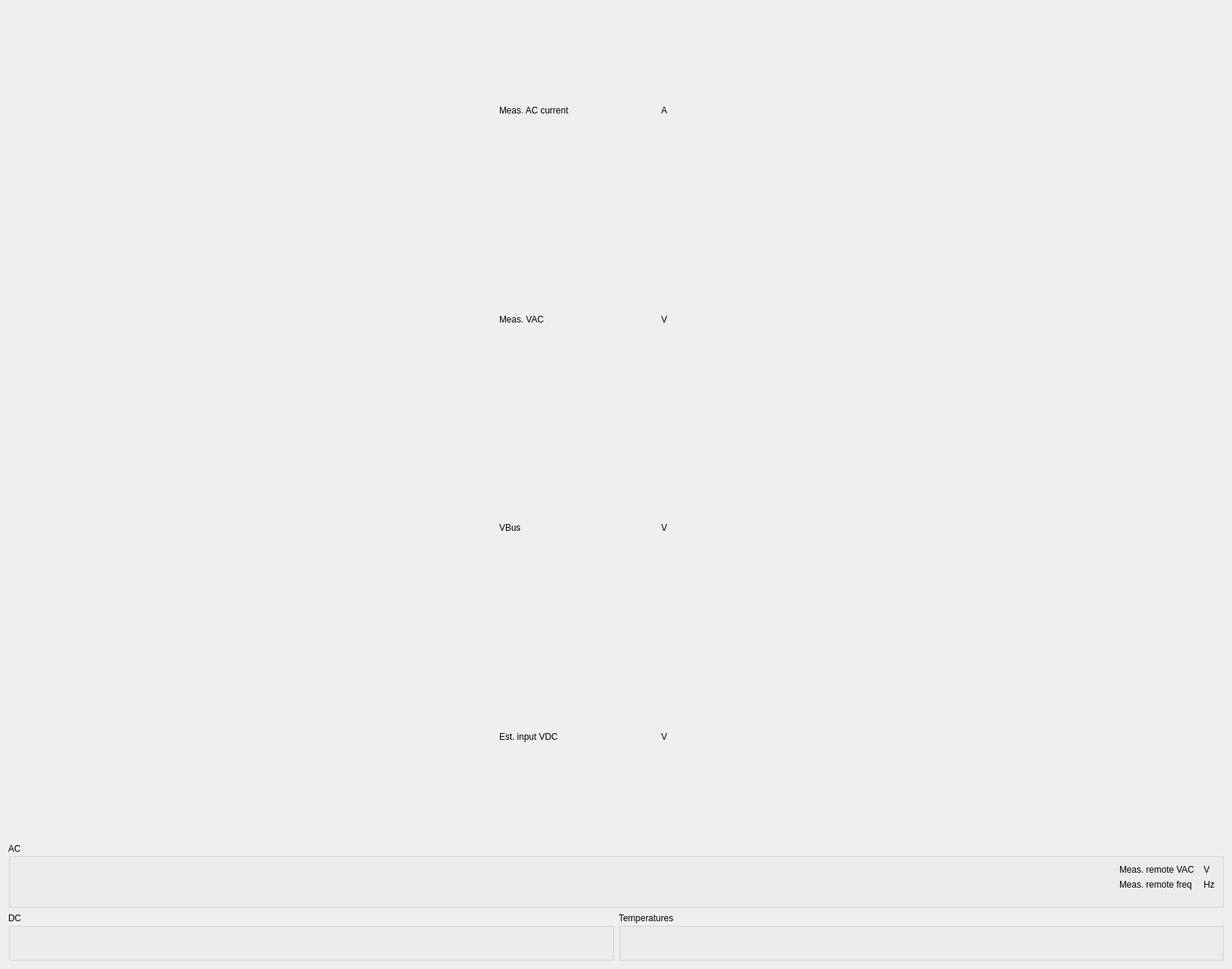
<?xml version="1.0" encoding="UTF-8"?>
<ui version="4.0">
 <class>Form</class>
 <widget class="EpcForm" name="Form">
  <property name="geometry">
   <rect>
    <x>0</x>
    <y>0</y>
    <width>1651</width>
    <height>1298</height>
   </rect>
  </property>
  <property name="windowTitle">
   <string>Form</string>
  </property>
  <property name="can_file" stdset="0">
   <string>AFE_CAN_ID247_FACTORY.sym</string>
  </property>
  <property name="update_from_can_file" stdset="0">
   <bool>false</bool>
  </property>
  <layout class="QGridLayout" name="gridLayout">
   <item row="3" column="0">
    <widget class="QGroupBox" name="groupBox_5">
     <property name="sizePolicy">
      <sizepolicy hsizetype="Preferred" vsizetype="Preferred">
       <horstretch>0</horstretch>
       <verstretch>0</verstretch>
      </sizepolicy>
     </property>
     <property name="title">
      <string>DC</string>
     </property>
     <layout class="QGridLayout" name="gridLayout_4">
      <item row="1" column="0">
       <layout class="QVBoxLayout" name="verticalLayout_6">
        <item>
         <widget class="Scale" name="scale_8">
          <property name="frame" stdset="0">
           <string>StatusDCParameters</string>
          </property>
          <property name="signal" stdset="0">
           <string>VoltageDCBus</string>
          </property>
         </widget>
        </item>
        <item>
         <widget class="Epc" name="epc_2">
          <property name="frame" stdset="0">
           <string>StatusDCParameters</string>
          </property>
          <property name="signal" stdset="0">
           <string>VoltageDCBus</string>
          </property>
          <property name="label_visible" stdset="0">
           <bool>false</bool>
          </property>
         </widget>
        </item>
       </layout>
      </item>
      <item row="0" column="0">
       <widget class="Led" name="led_44">
        <property name="frame" stdset="0">
         <string>StatusBits</string>
        </property>
        <property name="signal" stdset="0">
         <string>PowerAvailDC_status</string>
        </property>
        <property name="label_override" stdset="0">
         <string/>
        </property>
        <property name="label_visible" stdset="0">
         <bool>true</bool>
        </property>
       </widget>
      </item>
      <item row="1" column="1">
       <layout class="QVBoxLayout" name="verticalLayout_7">
        <item>
         <widget class="Scale" name="scale_11">
          <property name="frame" stdset="0">
           <string>StatusDCParameters</string>
          </property>
          <property name="signal" stdset="0">
           <string>VoltageDCInput_measured</string>
          </property>
         </widget>
        </item>
        <item>
         <widget class="Epc" name="epc_3">
          <property name="frame" stdset="0">
           <string>StatusDCParameters</string>
          </property>
          <property name="signal" stdset="0">
           <string>VoltageDCInput_measured</string>
          </property>
          <property name="label_visible" stdset="0">
           <bool>false</bool>
          </property>
         </widget>
        </item>
       </layout>
      </item>
      <item row="2" column="0">
       <layout class="QVBoxLayout" name="verticalLayout_5">
        <item>
         <widget class="Scale" name="scale_5">
          <property name="frame" stdset="0">
           <string>StatusDCParameters</string>
          </property>
          <property name="signal" stdset="0">
           <string>CurrentDC_measured</string>
          </property>
         </widget>
        </item>
        <item>
         <widget class="Epc" name="epc">
          <property name="frame" stdset="0">
           <string>StatusDCParameters</string>
          </property>
          <property name="signal" stdset="0">
           <string>CurrentDC_measured</string>
          </property>
          <property name="label_visible" stdset="0">
           <bool>false</bool>
          </property>
         </widget>
        </item>
       </layout>
      </item>
     </layout>
    </widget>
   </item>
   <item row="2" column="0" colspan="2">
    <widget class="QGroupBox" name="groupBox_4">
     <property name="title">
      <string>AC</string>
     </property>
     <layout class="QGridLayout" name="gridLayout_2">
      <item row="7" column="1">
       <widget class="CompoundScale" name="compoundscale_4">
        <property name="command_frame" stdset="0">
         <string>CommandVF</string>
        </property>
        <property name="command_signal" stdset="0">
         <string>Frequency_command</string>
        </property>
        <property name="echo_frame" stdset="0">
         <string>StatusCommandVF</string>
        </property>
        <property name="echo_signal" stdset="0">
         <string>Frequency_echo</string>
        </property>
        <property name="status_frame" stdset="0">
         <string>StatusACParameters</string>
        </property>
        <property name="status_signal" stdset="0">
         <string>Frequency_measured</string>
        </property>
       </widget>
      </item>
      <item row="7" column="0">
       <widget class="CompoundScale" name="compoundscale_3">
        <property name="command_frame" stdset="0">
         <string>CommandVF</string>
        </property>
        <property name="command_signal" stdset="0">
         <string>Voltage_command</string>
        </property>
        <property name="echo_frame" stdset="0">
         <string>StatusCommandVF</string>
        </property>
        <property name="echo_signal" stdset="0">
         <string>Voltage_echo</string>
        </property>
        <property name="status_frame" stdset="0">
         <string>StatusACParameters</string>
        </property>
        <property name="status_signal" stdset="0">
         <string>VoltageAC_measured</string>
        </property>
        <property name="status_override_range" stdset="0">
         <bool>false</bool>
        </property>
        <property name="status_minimum" stdset="0">
         <double>165.000000000000000</double>
        </property>
        <property name="status_maximum" stdset="0">
         <double>250.000000000000000</double>
        </property>
       </widget>
      </item>
      <item row="6" column="1">
       <widget class="CompoundScale" name="compoundscale_2">
        <property name="command_frame" stdset="0">
         <string>CommandPower</string>
        </property>
        <property name="command_signal" stdset="0">
         <string>ReactivePower_command</string>
        </property>
        <property name="echo_frame" stdset="0">
         <string>StatusCommandedPower</string>
        </property>
        <property name="echo_signal" stdset="0">
         <string>ReactivePower_echo</string>
        </property>
        <property name="status_frame" stdset="0">
         <string>StatusMeasuredPower</string>
        </property>
        <property name="status_signal" stdset="0">
         <string>ReactivePower_measured</string>
        </property>
       </widget>
      </item>
      <item row="6" column="0">
       <widget class="CompoundScale" name="compoundscale">
        <property name="command_frame" stdset="0">
         <string>CommandPower</string>
        </property>
        <property name="command_signal" stdset="0">
         <string>RealPower_command</string>
        </property>
        <property name="echo_frame" stdset="0">
         <string>StatusCommandedPower</string>
        </property>
        <property name="echo_signal" stdset="0">
         <string>RealPower_echo</string>
        </property>
        <property name="status_frame" stdset="0">
         <string>StatusMeasuredPower</string>
        </property>
        <property name="status_signal" stdset="0">
         <string>RealPower_measured</string>
        </property>
       </widget>
      </item>
      <item row="0" column="0" colspan="2">
       <layout class="QGridLayout" name="gridLayout_6">
        <item row="1" column="5">
         <widget class="QLabel" name="label_10">
          <property name="text">
           <string>Hz</string>
          </property>
         </widget>
        </item>
        <item row="1" column="4">
         <widget class="CompactEpc" name="compactepc_2">
          <property name="frame" stdset="0">
           <string>StatusAcRemoteParameters</string>
          </property>
          <property name="signal" stdset="0">
           <string>FrequencyRemote_measured</string>
          </property>
          <property name="label_visible" stdset="0">
           <bool>false</bool>
          </property>
          <property name="units_visible" stdset="0">
           <bool>false</bool>
          </property>
         </widget>
        </item>
        <item row="0" column="1">
         <widget class="Led" name="led_49">
          <property name="frame" stdset="0">
           <string>StatusBits</string>
          </property>
          <property name="signal" stdset="0">
           <string>LineVoltageDetectedRemote_status</string>
          </property>
          <property name="label_override" stdset="0">
           <string/>
          </property>
          <property name="label_visible" stdset="0">
           <bool>true</bool>
          </property>
         </widget>
        </item>
        <item row="1" column="1">
         <widget class="Led" name="led_45">
          <property name="frame" stdset="0">
           <string>StatusBits</string>
          </property>
          <property name="signal" stdset="0">
           <string>PowerAvailAcRemote_status</string>
          </property>
          <property name="label_override" stdset="0">
           <string/>
          </property>
          <property name="label_visible" stdset="0">
           <bool>true</bool>
          </property>
         </widget>
        </item>
        <item row="1" column="3">
         <widget class="QLabel" name="label_11">
          <property name="text">
           <string>Meas. remote freq</string>
          </property>
         </widget>
        </item>
        <item row="0" column="0">
         <widget class="Led" name="led_47">
          <property name="frame" stdset="0">
           <string>StatusBits</string>
          </property>
          <property name="signal" stdset="0">
           <string>LineVoltageDetected_status</string>
          </property>
          <property name="label_override" stdset="0">
           <string/>
          </property>
          <property name="label_visible" stdset="0">
           <bool>true</bool>
          </property>
         </widget>
        </item>
        <item row="1" column="0">
         <widget class="Led" name="led_43">
          <property name="frame" stdset="0">
           <string>StatusBits</string>
          </property>
          <property name="signal" stdset="0">
           <string>PowerAvailAC_status</string>
          </property>
          <property name="label_override" stdset="0">
           <string/>
          </property>
          <property name="label_visible" stdset="0">
           <bool>true</bool>
          </property>
         </widget>
        </item>
        <item row="0" column="3">
         <widget class="QLabel" name="label_12">
          <property name="text">
           <string>Meas. remote VAC</string>
          </property>
         </widget>
        </item>
        <item row="0" column="4">
         <widget class="CompactEpc" name="compactepc">
          <property name="frame" stdset="0">
           <string>StatusAcRemoteParameters</string>
          </property>
          <property name="signal" stdset="0">
           <string>VoltageAcRemote_measured</string>
          </property>
          <property name="label_visible" stdset="0">
           <bool>false</bool>
          </property>
          <property name="units_visible" stdset="0">
           <bool>false</bool>
          </property>
         </widget>
        </item>
        <item row="0" column="5">
         <widget class="QLabel" name="label_9">
          <property name="text">
           <string>V</string>
          </property>
         </widget>
        </item>
        <item row="1" column="2">
         <spacer name="horizontalSpacer">
          <property name="orientation">
           <enum>Qt::Horizontal</enum>
          </property>
          <property name="sizeHint" stdset="0">
           <size>
            <width>0</width>
            <height>0</height>
           </size>
          </property>
         </spacer>
        </item>
       </layout>
      </item>
     </layout>
    </widget>
   </item>
   <item row="3" column="1">
    <widget class="QGroupBox" name="groupBox_2">
     <property name="title">
      <string>Temperatures</string>
     </property>
     <layout class="QGridLayout" name="gridLayout_3">
      <item row="1" column="1">
       <layout class="QVBoxLayout" name="verticalLayout_12">
        <item>
         <widget class="Scale" name="scale_10">
          <property name="frame" stdset="0">
           <string>StatusTemps</string>
          </property>
          <property name="signal" stdset="0">
           <string>TempHeatsink_measured</string>
          </property>
         </widget>
        </item>
        <item>
         <widget class="Epc" name="epc_8">
          <property name="frame" stdset="0">
           <string>StatusTemps</string>
          </property>
          <property name="signal" stdset="0">
           <string>TempHeatsink_measured</string>
          </property>
          <property name="label_visible" stdset="0">
           <bool>false</bool>
          </property>
         </widget>
        </item>
       </layout>
      </item>
      <item row="1" column="0">
       <layout class="QVBoxLayout" name="verticalLayout_11">
        <item>
         <widget class="Scale" name="scale_9">
          <property name="frame" stdset="0">
           <string>StatusTemps</string>
          </property>
          <property name="signal" stdset="0">
           <string>TempInternal_measured</string>
          </property>
         </widget>
        </item>
        <item>
         <widget class="Epc" name="epc_7">
          <property name="frame" stdset="0">
           <string>StatusTemps</string>
          </property>
          <property name="signal" stdset="0">
           <string>TempInternal_measured</string>
          </property>
          <property name="label_visible" stdset="0">
           <bool>false</bool>
          </property>
         </widget>
        </item>
       </layout>
      </item>
      <item row="0" column="0">
       <layout class="QVBoxLayout" name="verticalLayout_8"/>
      </item>
      <item row="0" column="1">
       <layout class="QVBoxLayout" name="verticalLayout_9"/>
      </item>
     </layout>
    </widget>
   </item>
   <item row="1" column="0" colspan="2">
    <layout class="QGridLayout" name="gridLayout_5">
     <item row="0" column="5" rowspan="2">
      <widget class="CompoundToggle" name="compoundtoggle_6">
       <property name="box_title" stdset="0">
        <string>Phase Mode</string>
       </property>
       <property name="command_frame" stdset="0">
        <string>CommandModeControl</string>
       </property>
       <property name="command_signal" stdset="0">
        <string>EnableSplitPhase_command</string>
       </property>
       <property name="status_frame" stdset="0">
        <string>StatusBits</string>
       </property>
       <property name="status_signal" stdset="0">
        <string>EnableSplitPhase_echo</string>
       </property>
      </widget>
     </item>
     <item row="1" column="2">
      <widget class="Button" name="button_2">
       <property name="frame" stdset="0">
        <string>CommandModeControl</string>
       </property>
       <property name="signal" stdset="0">
        <string>FaultClear_command</string>
       </property>
       <property name="label_visible" stdset="0">
        <bool>false</bool>
       </property>
       <property name="tx" stdset="0">
        <bool>true</bool>
       </property>
      </widget>
     </item>
     <item row="1" column="1">
      <widget class="Led" name="led_26">
       <property name="sizePolicy">
        <sizepolicy hsizetype="Fixed" vsizetype="Fixed">
         <horstretch>0</horstretch>
         <verstretch>0</verstretch>
        </sizepolicy>
       </property>
       <property name="frame" stdset="0">
        <string>StatusFaults</string>
       </property>
       <property name="signal" stdset="0">
        <string>GeneralFault_status</string>
       </property>
       <property name="label_visible" stdset="0">
        <bool>false</bool>
       </property>
       <property name="automatic_off_color" stdset="0">
        <bool>false</bool>
       </property>
       <property name="on_color" stdset="0">
        <color>
         <red>192</red>
         <green>32</green>
         <blue>32</blue>
        </color>
       </property>
       <property name="manual_off_color" stdset="0">
        <color>
         <red>32</red>
         <green>192</green>
         <blue>32</blue>
        </color>
       </property>
      </widget>
     </item>
     <item row="2" column="0" colspan="3">
      <layout class="QVBoxLayout" name="verticalLayout_3">
       <item>
        <widget class="Led" name="led_48">
         <property name="frame" stdset="0">
          <string>StatusBits</string>
         </property>
         <property name="signal" stdset="0">
          <string>PowerCircuitEnabled_status</string>
         </property>
         <property name="label_override" stdset="0">
          <string/>
         </property>
         <property name="label_visible" stdset="0">
          <bool>true</bool>
         </property>
        </widget>
       </item>
       <item>
        <widget class="Toggle" name="toggle">
         <property name="sizePolicy">
          <sizepolicy hsizetype="Maximum" vsizetype="Preferred">
           <horstretch>0</horstretch>
           <verstretch>0</verstretch>
          </sizepolicy>
         </property>
         <property name="layoutDirection">
          <enum>Qt::LeftToRight</enum>
         </property>
         <property name="frame" stdset="0">
          <string>CommandModeControl</string>
         </property>
         <property name="signal" stdset="0">
          <string>SyncToRemoteSource_command</string>
         </property>
         <property name="tx" stdset="0">
          <bool>true</bool>
         </property>
        </widget>
       </item>
       <item>
        <spacer name="verticalSpacer">
         <property name="orientation">
          <enum>Qt::Vertical</enum>
         </property>
         <property name="sizeHint" stdset="0">
          <size>
           <width>0</width>
           <height>0</height>
          </size>
         </property>
        </spacer>
       </item>
      </layout>
     </item>
     <item row="0" column="0" rowspan="2">
      <widget class="CompoundToggle" name="compoundtoggle_5">
       <property name="box_title" stdset="0">
        <string>Enable</string>
       </property>
       <property name="command_frame" stdset="0">
        <string>CommandModeControl</string>
       </property>
       <property name="command_signal" stdset="0">
        <string>Enable_command</string>
       </property>
       <property name="status_frame" stdset="0">
        <string>StatusBits</string>
       </property>
       <property name="status_signal" stdset="0">
        <string>Enable_echo</string>
       </property>
       <property name="status_off_on_color" stdset="0">
        <color>
         <red>192</red>
         <green>32</green>
         <blue>32</blue>
        </color>
       </property>
      </widget>
     </item>
     <item row="0" column="1" colspan="2">
      <widget class="Enum" name="enum_7">
       <property name="sizePolicy">
        <sizepolicy hsizetype="Fixed" vsizetype="Fixed">
         <horstretch>0</horstretch>
         <verstretch>0</verstretch>
        </sizepolicy>
       </property>
       <property name="frame" stdset="0">
        <string>StatusBits</string>
       </property>
       <property name="signal" stdset="0">
        <string>State_status</string>
       </property>
      </widget>
     </item>
     <item row="0" column="4" rowspan="2">
      <widget class="CompoundToggle" name="compoundtoggle_4">
       <property name="box_title" stdset="0">
        <string>Phase Rotation</string>
       </property>
       <property name="command_frame" stdset="0">
        <string>CommandModeControl</string>
       </property>
       <property name="command_signal" stdset="0">
        <string>PhaseRotation_command</string>
       </property>
       <property name="status_frame" stdset="0">
        <string>StatusBits</string>
       </property>
       <property name="status_signal" stdset="0">
        <string>PhaseRotation_echo</string>
       </property>
      </widget>
     </item>
     <item row="0" column="3" rowspan="3">
      <layout class="QGridLayout" name="gridLayout_7">
       <item row="1" column="1">
        <widget class="Lcd" name="lcd_2">
         <property name="sizePolicy">
          <sizepolicy hsizetype="Minimum" vsizetype="Preferred">
           <horstretch>0</horstretch>
           <verstretch>0</verstretch>
          </sizepolicy>
         </property>
         <property name="frame" stdset="0">
          <string>StatusACParameters</string>
         </property>
         <property name="signal" stdset="0">
          <string>VoltageAC_measured</string>
         </property>
         <property name="label_visible" stdset="0">
          <bool>false</bool>
         </property>
         <property name="units_visible" stdset="0">
          <bool>false</bool>
         </property>
        </widget>
       </item>
       <item row="2" column="1">
        <widget class="Lcd" name="lcd_3">
         <property name="sizePolicy">
          <sizepolicy hsizetype="Minimum" vsizetype="Preferred">
           <horstretch>0</horstretch>
           <verstretch>0</verstretch>
          </sizepolicy>
         </property>
         <property name="frame" stdset="0">
          <string>StatusDCParameters</string>
         </property>
         <property name="signal" stdset="0">
          <string>VoltageDCBus</string>
         </property>
         <property name="label_override" stdset="0">
          <string/>
         </property>
         <property name="label_visible" stdset="0">
          <bool>false</bool>
         </property>
         <property name="units_visible" stdset="0">
          <bool>false</bool>
         </property>
        </widget>
       </item>
       <item row="2" column="0">
        <widget class="QLabel" name="label_3">
         <property name="text">
          <string>VBus</string>
         </property>
        </widget>
       </item>
       <item row="0" column="1">
        <widget class="Lcd" name="lcd">
         <property name="sizePolicy">
          <sizepolicy hsizetype="Minimum" vsizetype="Preferred">
           <horstretch>0</horstretch>
           <verstretch>0</verstretch>
          </sizepolicy>
         </property>
         <property name="frame" stdset="0">
          <string>StatusACParameters</string>
         </property>
         <property name="signal" stdset="0">
          <string>CurrentAC_measured</string>
         </property>
         <property name="label_visible" stdset="0">
          <bool>false</bool>
         </property>
         <property name="units_visible" stdset="0">
          <bool>false</bool>
         </property>
        </widget>
       </item>
       <item row="3" column="1">
        <widget class="Lcd" name="lcd_4">
         <property name="sizePolicy">
          <sizepolicy hsizetype="Minimum" vsizetype="Preferred">
           <horstretch>0</horstretch>
           <verstretch>0</verstretch>
          </sizepolicy>
         </property>
         <property name="frame" stdset="0">
          <string>StatusDCParameters</string>
         </property>
         <property name="signal" stdset="0">
          <string>VoltageDCInput_measured</string>
         </property>
         <property name="label_visible" stdset="0">
          <bool>false</bool>
         </property>
         <property name="units_visible" stdset="0">
          <bool>false</bool>
         </property>
        </widget>
       </item>
       <item row="0" column="0">
        <widget class="QLabel" name="label">
         <property name="text">
          <string>Meas. AC current</string>
         </property>
        </widget>
       </item>
       <item row="1" column="0">
        <widget class="QLabel" name="label_2">
         <property name="text">
          <string>Meas. VAC</string>
         </property>
        </widget>
       </item>
       <item row="3" column="0">
        <widget class="QLabel" name="label_4">
         <property name="text">
          <string>Est. input VDC</string>
         </property>
        </widget>
       </item>
       <item row="3" column="2">
        <widget class="QLabel" name="label_5">
         <property name="text">
          <string>V</string>
         </property>
        </widget>
       </item>
       <item row="2" column="2">
        <widget class="QLabel" name="label_6">
         <property name="text">
          <string>V</string>
         </property>
        </widget>
       </item>
       <item row="1" column="2">
        <widget class="QLabel" name="label_7">
         <property name="text">
          <string>V</string>
         </property>
        </widget>
       </item>
       <item row="0" column="2">
        <widget class="QLabel" name="label_8">
         <property name="text">
          <string>A</string>
         </property>
        </widget>
       </item>
      </layout>
     </item>
     <item row="2" column="4" colspan="2">
      <layout class="QVBoxLayout" name="verticalLayout">
       <item alignment="Qt::AlignRight">
        <widget class="CompactEpc" name="compactepc_4">
         <property name="sizePolicy">
          <sizepolicy hsizetype="Fixed" vsizetype="Fixed">
           <horstretch>0</horstretch>
           <verstretch>0</verstretch>
          </sizepolicy>
         </property>
         <property name="frame" stdset="0">
          <string>StatusBits</string>
         </property>
         <property name="signal" stdset="0">
          <string>PhaseRotation_status</string>
         </property>
        </widget>
       </item>
       <item alignment="Qt::AlignRight">
        <widget class="CompactEpc" name="compactepc_3">
         <property name="sizePolicy">
          <sizepolicy hsizetype="Fixed" vsizetype="Fixed">
           <horstretch>0</horstretch>
           <verstretch>0</verstretch>
          </sizepolicy>
         </property>
         <property name="frame" stdset="0">
          <string>StatusBits</string>
         </property>
         <property name="signal" stdset="0">
          <string>PhaseRotationRemote_status</string>
         </property>
         <property name="label_visible" stdset="0">
          <bool>true</bool>
         </property>
        </widget>
       </item>
       <item>
        <spacer name="verticalSpacer_2">
         <property name="orientation">
          <enum>Qt::Vertical</enum>
         </property>
         <property name="sizeHint" stdset="0">
          <size>
           <width>0</width>
           <height>0</height>
          </size>
         </property>
        </spacer>
       </item>
      </layout>
     </item>
    </layout>
   </item>
  </layout>
 </widget>
 <customwidgets>
  <customwidget>
   <class>CompoundScale</class>
   <extends>QWidget</extends>
   <header>epyqlib.compoundscale</header>
  </customwidget>
  <customwidget>
   <class>CompoundToggle</class>
   <extends>QWidget</extends>
   <header>epyqlib.compoundtoggle</header>
  </customwidget>
  <customwidget>
   <class>EpcForm</class>
   <extends>QWidget</extends>
   <header>epyqlib.form</header>
   <container>1</container>
  </customwidget>
  <customwidget>
   <class>Button</class>
   <extends>QWidget</extends>
   <header>epyqlib.widgets.button</header>
  </customwidget>
  <customwidget>
   <class>CompactEpc</class>
   <extends>Epc</extends>
   <header>epyqlib.widgets.compactepc</header>
  </customwidget>
  <customwidget>
   <class>Enum</class>
   <extends>QWidget</extends>
   <header>epyqlib.widgets.enum</header>
  </customwidget>
  <customwidget>
   <class>Epc</class>
   <extends>QWidget</extends>
   <header>epyqlib.widgets.epc</header>
  </customwidget>
  <customwidget>
   <class>Lcd</class>
   <extends>QWidget</extends>
   <header>epyqlib.widgets.lcd</header>
  </customwidget>
  <customwidget>
   <class>Led</class>
   <extends>QWidget</extends>
   <header>epyqlib.widgets.led</header>
  </customwidget>
  <customwidget>
   <class>Scale</class>
   <extends>QWidget</extends>
   <header>epyqlib.widgets.scale</header>
  </customwidget>
  <customwidget>
   <class>Toggle</class>
   <extends>QWidget</extends>
   <header>epyqlib.widgets.toggle</header>
  </customwidget>
 </customwidgets>
 <resources/>
 <connections/>
</ui>
